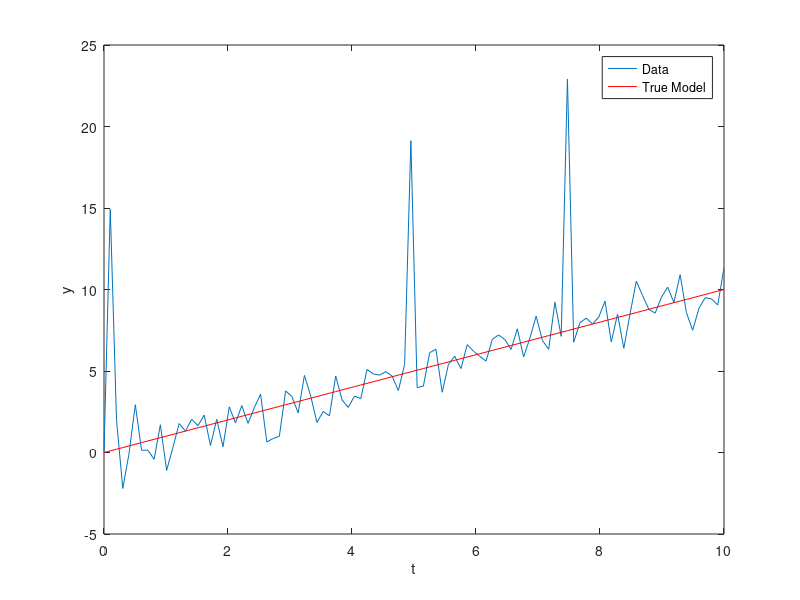

Source code (MATLAB):

clear; clc;
load('Problem1Data.mat');

figure(1);
clf;
alpha = 1.0;
beta = 0.0;
plot(t,y,t,alpha * t + beta,'r');

legend('Data','True Model')
xlabel('t')
ylabel('y')